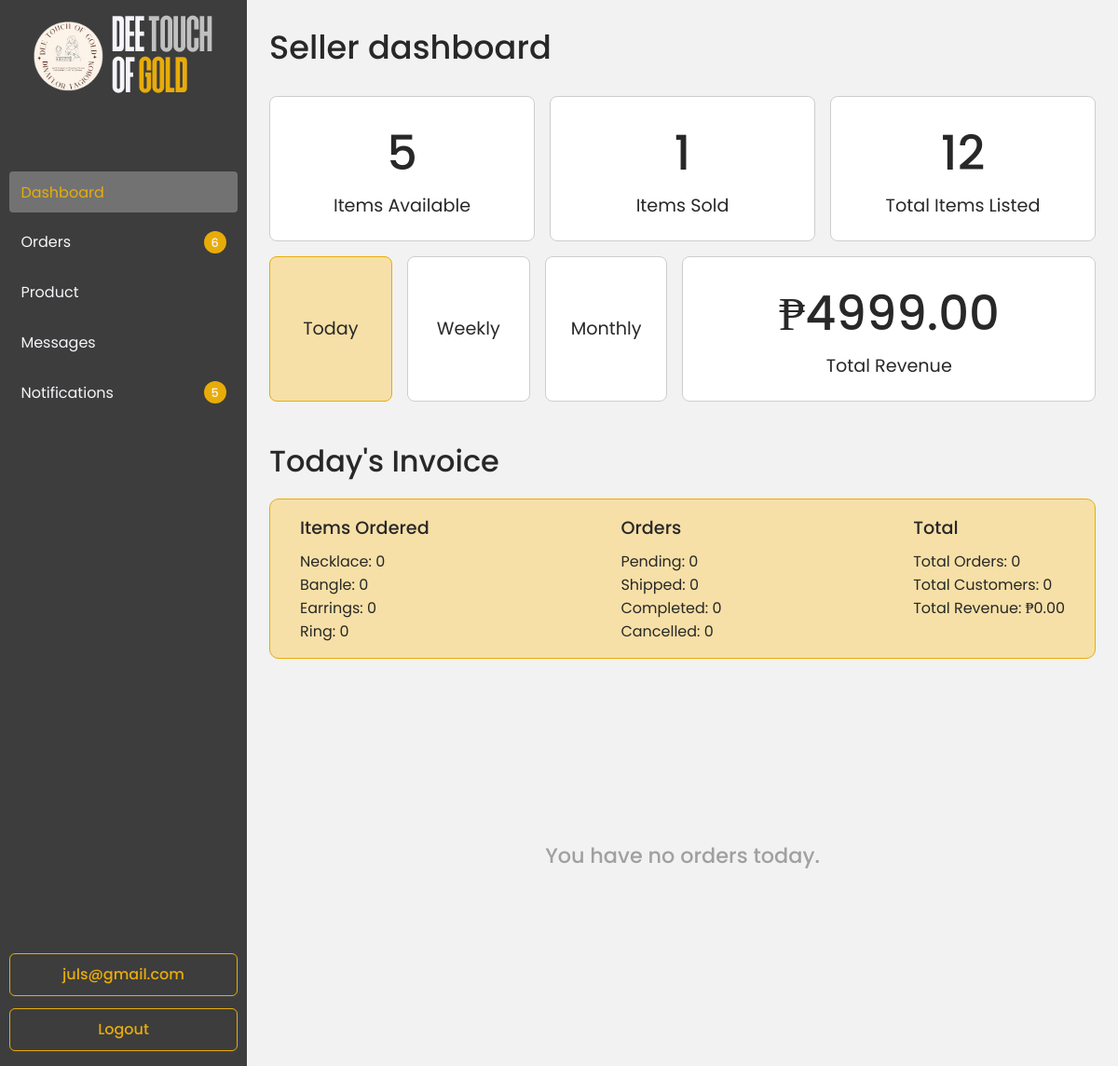
The page /shop/seller/dashboard/ (signed in) on the database as committed earlier.
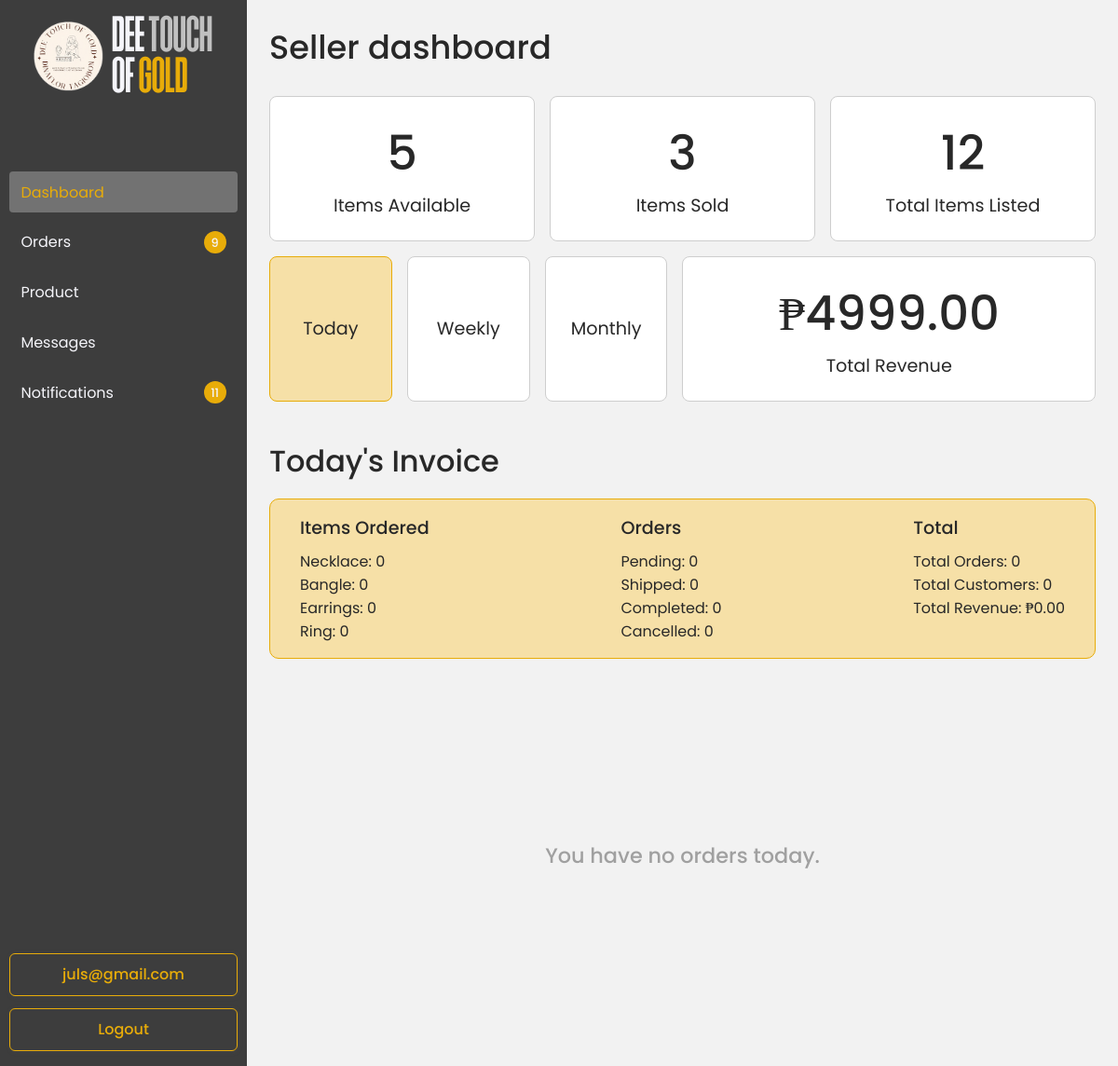
The same page on the database as committed later.
### shop/models.py (models this page shows, shortened)
class Shop(models.Model):
    seller = models.OneToOneField(User, on_delete=models.CASCADE, related_name='shop')
    name = models.CharField(max_length=100, unique=True)
    description = models.TextField(blank=True)
    logo = models.ImageField(upload_to='shop_logos/', blank=True, null=True)
    rating = models.FloatField(default=0.0, validators=[MinValueValidator(0.0), MaxValueValidator(5.0)])
    is_active = models.BooleanField(default=True)
    products_sold = models.PositiveIntegerField(default=0)
    created_at = models.DateTimeField(auto_now_add=True)
    updated_at = models.DateTimeField(auto_now=True)

### shop/views.py (the view)
# urls.py: path('seller/dashboard/', views.seller_dashboard_view, name='seller_dashboard'),
@login_required
def seller_dashboard_view(request):
    if request.user.user_type != 'seller':
        return render(request, 'shop/seller_dashboard.html', {'error': 'Unauthorized access'})
    shop, created = Shop.objects.get_or_create(
        seller=request.user,
        defaults={'name': f"{request.user.get_full_name() or request.user.username}'s Shop"}
    )
    total_listed_items = Product.objects.filter(shop=shop).count()
    available_stock = Product.objects.filter(shop=shop, is_available=True).aggregate(
        total=Sum('stock')
    )['total'] or 0
    all_time_revenue = OrderItem.objects.filter(
        order__shop=shop,
        order__status='completed'
    ).aggregate(total=Sum('subtotal'))['total'] or 0
    orders = Order.objects.filter(shop=shop).prefetch_related('items__product').order_by('-created_at')
    orders_data = []
    for order in orders:
        first_item = order.items.first()
        product_type = ""
        if first_item and first_item.product:
            product_type = first_item.product.type
        customer_pic = ""
        if order.customer.profile_picture and order.customer.profile_picture.name:
            customer_pic = settings.MEDIA_URL + order.customer.profile_picture.name.lstrip('/')
        else:
            field_str = str(order.customer.profile_picture)
            if 'None' not in field_str and ':' in field_str:
                path = field_str.split(':', 1)[1].strip().rstrip('>')
                if path:
                    customer_pic = settings.MEDIA_URL + path.lstrip('/')
        orders_data.append({
            'id': order.id,
            'order_number': order.order_number,
            'created_at': order.created_at.isoformat(),
            'status': order.status,
            'total_amount': float(order.total_amount),
            'delivery_fee': float(order.delivery_fee),
            'tax': float(order.tax),
            'estimated_time_arrival': order.estimated_time_arrival or "",
            'customer_pic': customer_pic,
            'customer_name': order.customer.get_full_name(),
            'customer_id': order.customer.id,
            'product_name': first_item.product.name if first_item and first_item.product else "Unknown",
            'product_image': first_item.product.image.url if first_item and first_item.product and first_item.product.image else "",
            'unit_price': float(first_item.unit_price) if first_item else 0.0,
            'product_type': product_type,
        })
        print('orders_data', orders_data, order.customer.profile_picture)
    today = date.today()
    current_year = today.year
    months = [(m, date(current_year, m, 1).strftime('%B')) for m in range(1, 13)]
    weeks = []
    month_names = ['January', 'February', 'March', 'April', 'May', 'June',
                'July', 'August', 'September', 'October', 'November', 'December']
    current_year = date.today().year  # 2025
    start_date = date(current_year, 1, 1)
    monday = start_date - timedelta(days=start_date.weekday())
    while monday.year <= current_year:
        if monday.year == current_year:
            month_idx = monday.month - 1
            label = f"Week of {monday.strftime('%B %d, %Y')}"
            weeks.append((monday.isoformat(), label))
        monday += timedelta(days=7)
    context = {
        'shop': shop,
        'available_stock': available_stock,
        'total_listed_items': total_listed_items,
        'total_revenue': all_time_revenue,
        'products': Product.objects.filter(shop=shop).order_by('-created_at'),
        'orders_data': orders_data,
        'months': months,
        'weeks': weeks,
        'current_year': current_year,
    }
    return render(request, 'seller/dashboard.html', context)

### shop/models.py (called while the page is built)
    def get_full_name(self):
        names = [self.first_name]
        if self.middle_name:
            names.append(self.middle_name)
        names.append(self.last_name)
        full_name = " ".join(filter(None, names))  # Filters out None or empty strings
        return full_name.strip() or self.username

### templates/seller/dashboard.html (shortened to what this page needs)
{% extends '../includes/base.html' %}
{% load static %}
{% block content %}
{% include "../includes/sidebar.html" %}
<section class="dashboard seller-content">
  <div class="page-wrapper">
    <p class="page-title">Seller dashboard</p>
    <div class="content">
      <div class="computations">
        <div class="wrap">
          <div class="container-box">
            <p class="total">{{ available_stock }}</p>
            <p class="label">Items Available</p>
          </div>
          <div class="container-box">
            <p class="total">{{ shop.products_sold }}</p>
            <p class="label">Items Sold</p>
          </div>
          <div class="container-box">
            <p class="total">{{ total_listed_items }}</p>
            <p class="label">Total Items Listed</p>
          </div>
        </div>
        <div class="wrap date-filter">
          <div class="container-box selected" data-view="today">
            <p class="label">Today</p>
          </div>
          <div class="container-box" data-view="weekly">
            <p class="label">Weekly</p>
          </div>
          <div class="container-box" data-view="monthly">
            <p class="label">Monthly</p>
          </div>
          <div class="container-box total-revenue" data-view="all">
            <p class="total"><span class="currency">₱</span>{{ total_revenue|floatformat:2 }}</p>
            <p class="label">Total Revenue</p>
          </div>
        </div>
      </div>
      <div class="sections" id="invoice-section">
        <div class="title-cont">
          <p class="title" id="section-title">Today's Invoice</p>
        </div>
        <div class="details" id="stats-details"></div>
        <div id="orders-list"></div>
      </div>
    </div>
  </div>
</section>
{% endblock %}

### templates/includes/sidebar.html (shortened to what this page needs)
{% load static %}
<div class="sidebar">
  <nav>
    <div class="logo-cont">
      <img src="{% static 'images/icons/logo.png' %}" alt="logo">
      <p>DEE <span>TOUCH</span> <br>OF <span>GOLD</span></p>
    </div>
    <ul class="links">
      <li><a href="{% url 'shop:seller_dashboard' %}" class="{% if request.resolver_match.url_name == 'seller_dashboard' %}active{% endif %}">Dashboard</a></li>
      <li><a href="{% url 'shop:admin_orders' %}" class="{% if request.resolver_match.url_name == 'admin_orders' %}active{% endif %}">Orders {% if orders_count > 0 %}<span class="counter-in-btn">{{orders_count}}</span>{% endif %}</a></li>
      <li><a href="{% url 'shop:seller_products'%}" class="{% if request.resolver_match.url_name == 'seller_products' %}active{% endif %}">Product</a></li>
      <li><a href="{% url 'shop:seller_messages' %}" class="">Messages </a></li>
      <li><a href="{% url 'shop:admin_notifications' %}" class="">Notifications {% if unread_notif_count > 0 %}<span class="counter-in-btn">{{unread_notif_count}}</span>{% endif %}</a></li>
    </ul>
    <div class="user-info">
      {% if not request.user.is_superuser %}
        <a href="{% url 'shop:profile' %}" class="border-btn-primary2" style="margin-bottom:.8rem">{{ user.email }}</a>
      {% endif %}
      <a href="{% url 'shop:logout' %}" class="border-btn-primary2">Logout</a>
    </div>
  </nav>
</div>

Rows that differ between the two databases and show on the page:
changed Shop: products_sold "1" → "3"
Other text that changed with them:
{{ orders_count }}: "6" → "9"
{{ unread_notif_count }}: "5" → "11"
